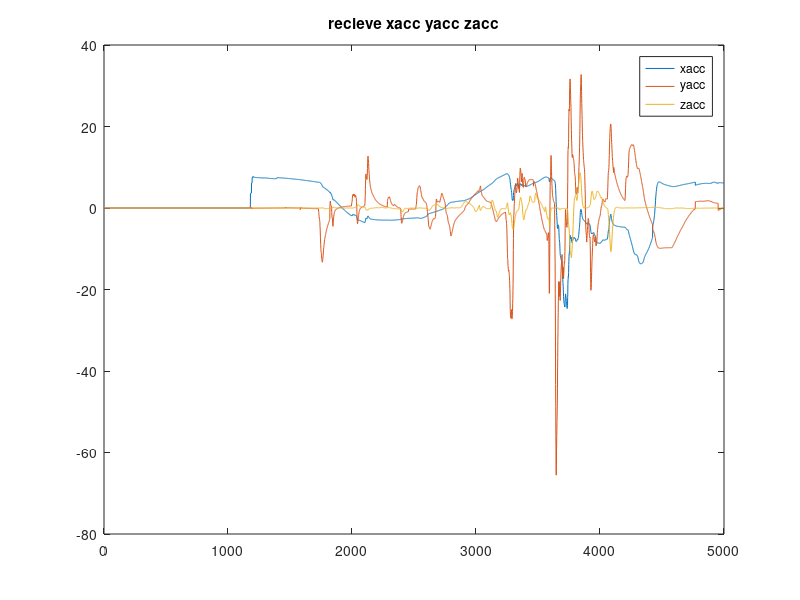
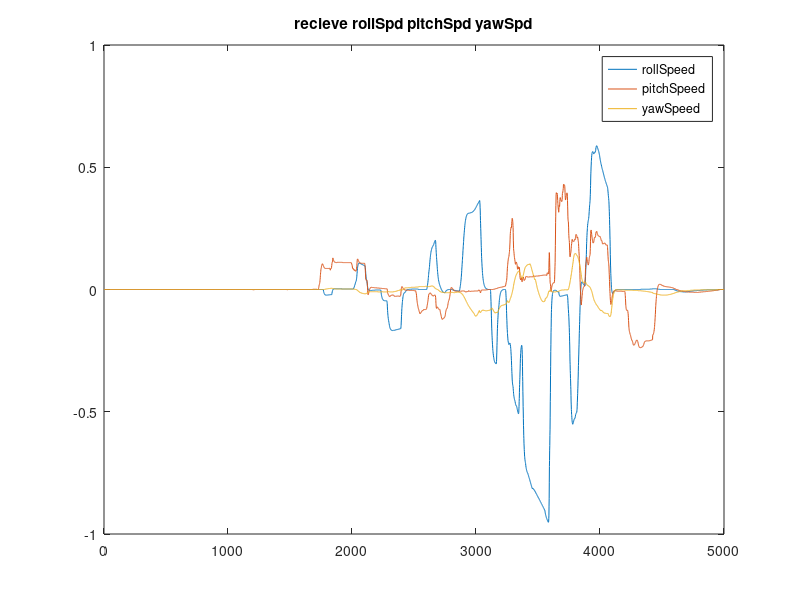
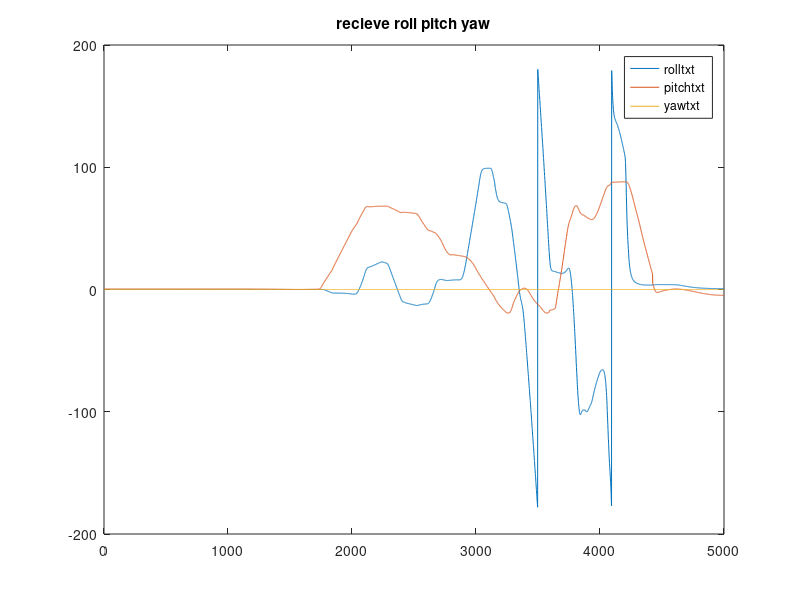
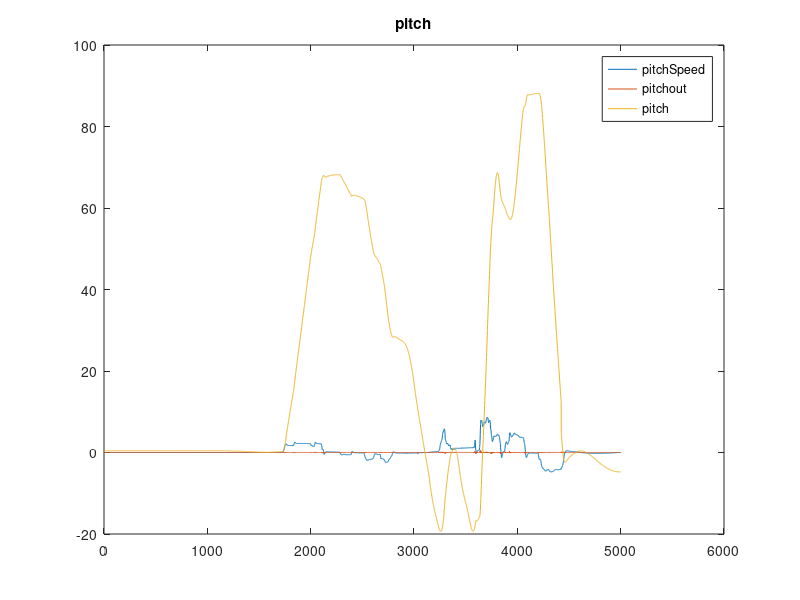

Write MATLAB code to recreate these figures, in order.
function washoutfilter
close all;
clc;
global dT fs count  hpfAccWn lpfAccWn hpfAngleSpdWn inputs outputs
global IS_USE_TRANS_MATRIX IS_ADD_COOR_TURN_GAIN
global roll_scale pitch_scale yaw_scale x_scale y_scale z_scale
dT = 0.047;
fs = 1 / dT;
count = 5000;
IS_USE_TRANS_MATRIX = 1;
IS_ADD_COOR_TURN_GAIN = 0;
hpfAccWn = 1.0;
lpfAccWn = 0.5;
hpfAngleSpdWn = 0.5;
inputs = zeros(12, 3);
outputs = zeros(12, 3);
roll = zeros(count, 1);    % deg
pitch = zeros(count, 1);   % deg
yaw = zeros(count, 1);     % deg
x = zeros(count, 1);       % deg
y = zeros(count, 1);       % deg
z = zeros(count, 1);       % deg
roll_scale = 4.0;
pitch_scale = 4.0;
yaw_scale = 2.0;
x_scale = 2.0;
y_scale = 2.0; 
z_scale = 2.0;
[xacc, yacc, zacc, rollSpeed, pitchSpeed, yawSpeed, rolltxt, pitchtxt, yawtxt] = readtxt();
plotAllRecieveData(xacc, yacc, zacc, rollSpeed, pitchSpeed, yawSpeed, rolltxt, pitchtxt, yawtxt);

global accHighPassFilters_nums accHighPassFilters_dens accIntZtrans_nums accIntZtrans_dens
global accLowPassFilter_nums accLowPassFilter_dens angleHpfAndInt_nums angleHpfAndInt_dens
[accHighPassFilters_nums, accHighPassFilters_dens] = build_accHighPassFilters();
[accIntZtrans_nums, accIntZtrans_dens] = build_accIntZtrans();
[accLowPassFilter_nums, accLowPassFilter_dens] = build_accLowPassFilter();
[angleHpfAndInt_nums, angleHpfAndInt_dens] = build_angleHpfAndInt();

for i = 1 : count
    i
    [x(i + 1), y(i + 1), z(i + 1), roll(i + 1), pitch(i + 1), yaw(i + 1)] = ...
        washoutfilterdo(x(i), y(i), z(i), roll(i), pitch(i), yaw(i), ...
        yacc(i), xacc(i), zacc(i), rollSpeed(i), pitchSpeed(i), rollSpeed(i));
end

figure;
plot(pitchSpeed(1:count) * 20);
hold on;
plot(pitch * pitch_scale);
hold on;
plot(pitchtxt(1:count));
title('pitch')
legend('pitchSpeed','pitchout', 'pitch')

figure;
plot(rollSpeed(1:count) * 20);
hold on;
plot(roll * roll_scale);
hold on;
plot(rolltxt(1:count));
title('roll')
legend('rollSpeed','rollout', 'roll')


function [x_r, y_r, z_r, roll_r, pitch_r, yaw_r] = washoutfilterdo(x, y, z, roll, pitch, yaw, xacc, yacc, zacc, rollSpeed, pitchSpeed, yawSpeed)
global IS_USE_TRANS_MATRIX IS_ADD_COOR_TURN_GAIN
global accHighPassFilters_nums accHighPassFilters_dens accIntZtrans_nums accIntZtrans_dens
global accLowPassFilter_nums accLowPassFilter_dens angleHpfAndInt_nums angleHpfAndInt_dens
acc_scale = 0.01;
angleSpd_scale = 10.0;
coor_turn_gain = 0.1;
rollrad = deg2rad(roll);
pitchrad = deg2rad(pitch);
yawrad = deg2rad(yaw);
TsMatrix = buildTsMatrix(rollrad, pitchrad, yawrad);
LsMatrix = buildLsMatrix(rollrad, pitchrad, yawrad);
fAA = [xacc * acc_scale; yacc * acc_scale; zacc * acc_scale];
wAA = [rollSpeed * angleSpd_scale; pitchSpeed * angleSpd_scale; yawSpeed * angleSpd_scale];
poses = [0; 0; 0];
f2 = [0; 0; 0];
flow = [0; 0; 0];
beta2 = [0; 0; 0];
betahigh = [0; 0; 0];
betalow = [0; 0; 0];
ahigh = [0; 0; 0];
betaS = [0; 0; 0];
if IS_USE_TRANS_MATRIX == 1
    %MatrixMultiplyVector(LsMatrix, fAA, f2);  
    f2 = LsMatrix * fAA;
	%MatrixMultiplyVector(TsMatrix, wAA, beta2);
    beta2 = TsMatrix * wAA;
else
    f2 = fAA;
    beta2 = wAA;
end
a2 = f2;
ACC_NUM = 3;
filtersindex = 1;
for i = 1 : ACC_NUM
    ahigh(i) = filtersdo(a2(i),accHighPassFilters_nums, accHighPassFilters_dens ,filtersindex); filtersindex = filtersindex + 1;
    poses(i) = filtersdo(ahigh(i),accIntZtrans_nums, accIntZtrans_dens ,filtersindex) * 1000.0; filtersindex = filtersindex + 1;
    flow(i) = filtersdo(fAA(i),accLowPassFilter_nums, accLowPassFilter_dens ,filtersindex); filtersindex = filtersindex + 1;
    betalow(i) = rad2deg(flow(i) * coor_turn_gain);
    if IS_ADD_COOR_TURN_GAIN == 1
		betaS(i) = betalow(i) + filtersdo(beta2(i),angleHpfAndInt_nums, angleHpfAndInt_dens, filtersindex); filtersindex = filtersindex + 1;
    else
        betaS(i) = filtersdo(beta2(i), angleHpfAndInt_nums, angleHpfAndInt_dens, filtersindex); filtersindex = filtersindex + 1;
    end
end
x_r = poses(1);
y_r = poses(2);
z_r = poses(3);
roll_r = betaS(1);
pitch_r = betaS(2);
yaw_r = betaS(3);

function [xacc, yacc, zacc, rollSpd, pitchSpd, yawSpd, roll, pitch, yaw] = readtxt()
data = load('illusiondata.txt');
% data = load('errordata.txt');
xacc = data(1:end, 1);
yacc = data(1:end, 2);
zacc = data(1:end, 3);
rollSpd = data(1:end, 4);
yawSpd = data(1:end, 5);
pitchSpd = data(1:end, 6);
roll = data(1:end, 7);
pitch = data(1:end, 8);
yaw = data(1:end, 9);

function TsMatrix = buildTsMatrix(roll, pitch, yaw)

y = yaw;    %psi
a = roll;   %theta
b = pitch;  %phi
TsMatrix = zeros(3, 3);
TsMatrix(1, 1) = 1;
TsMatrix(1, 2) = sin(b) * tan(a);
TsMatrix(1, 3) = cos(b) * tan(a);

TsMatrix(2, 1) = 0;
TsMatrix(2, 2) = cos(b);
TsMatrix(2, 3) = -sin(b);

TsMatrix(3, 1) = 0;
TsMatrix(3, 2) = sin(b) * 1.0 / cos(a);
TsMatrix(3, 3) = cos(b) * 1.0 / cos(a);

function LsMatrix = buildLsMatrix(roll, pitch, yaw)

y = yaw;    %psi
a = roll;   %theta
b = pitch;  %phi
LsMatrix = zeros(3, 3);
LsMatrix(1, 1) = cos(a) * cos(y);
LsMatrix(1, 2) = sin(b) * cos(a) * cos(y) - cos(b) * sin(y);
LsMatrix(1, 3) = cos(b) * sin(a) * cos(y) + sin(b) * sin(y);

LsMatrix(2, 1) = cos(a) * sin(y);	
LsMatrix(2, 2) = sin(b) * sin(a) * sin(y) + cos(b) * cos(y);
LsMatrix(2, 3) = cos(b) * sin(a) * sin(y) - sin(b) * cos(y);

LsMatrix(3, 1) = -sin(a);
LsMatrix(3, 2) = sin(b) * cos(a);
LsMatrix(3, 3) = cos(b) * cos(a);

function [numsd, densd] = build_accHighPassFilters()
global fs hpfAccWn
nums = zeros(1, 3);
dens = zeros(1, 3);
nums(1) = 1; nums(2) = 0; nums(3) = 0;
dens(1) = 1; dens(2) = 2 * 1 * hpfAccWn; dens(3) = hpfAccWn * hpfAccWn;
[numsd, densd] = bilinear(nums, dens, fs);

function [numsd, densd] = build_accIntZtrans()
global fs hpfAccWn
nums = zeros(1, 3);
dens = zeros(1, 3);
nums(1) = 0; nums(2) = 0; nums(3) = 1;
dens(1) = 1; dens(2) = hpfAccWn; dens(3) = 0;
[numsd, densd] = bilinear(nums, dens, fs);

function [numsd, densd] = build_accLowPassFilter()
global fs lpfAccWn
nums = zeros(1, 3);
dens = zeros(1, 3);
nums(1) = 0; nums(2) = 0; nums(3) = lpfAccWn * lpfAccWn;
dens(1) = 1; dens(2) = 2 * 1 * lpfAccWn; dens(3) = lpfAccWn * lpfAccWn;
[numsd, densd] = bilinear(nums, dens, fs);

function [numsd, densd] = build_angleHpfAndInt();
global fs hpfAngleSpdWn
nums = zeros(1, 3);
dens = zeros(1, 3);
nums(1) = 0; nums(2) = 1; nums(3) = 0;
dens(1) = 1; dens(2) = 2 * 1 * hpfAngleSpdWn; dens(3) = hpfAngleSpdWn * hpfAngleSpdWn;
[numsd, densd] = bilinear(nums, dens, fs);

function out = filtersdo(now, inner_nums, inner_dens, filtersindex)
global inputs outputs
out = 0;

input = inputs(filtersindex, 1:end);
output = outputs(filtersindex, 1:end);

input = circshift(input',1)';
input(1) = now;
inputs(filtersindex, 1:end) = input;

for i = 1:2
    out = out - inner_dens(i + 1) * output(i);
end
for i = 1:3
    out = out + inner_nums(i) * input(i);
end

output = circshift(output',1)';
output(1) = out;
outputs(filtersindex, 1:end) = output;

function plotAllRecieveData(xacc, yacc, zacc, rollSpeed, pitchSpeed, yawSpeed, rolltxt, pitchtxt, yawtxt)
global count
figure;
plot(xacc(1:count));
hold on;
plot(yacc(1:count));
hold on;
plot(zacc(1:count));
hold on;
%plot(pitchtxt(1:count));
title('recieve xacc yacc zacc');
legend('xacc','yacc','zacc', 'pitchtxt');

figure;
plot(rollSpeed(1:count));
hold on;
plot(pitchSpeed(1:count));
hold on;
plot(yawSpeed(1:count));
hold on;
%plot(pitchtxt(1:count));
title('recieve rollSpd pitchSpd yawSpd');
legend('rollSpeed','pitchSpeed','yawSpeed', 'pitchtxt')

figure;
plot(rolltxt(1:count));
hold on;
plot(pitchtxt(1:count));
hold on;
plot(yawtxt(1:count));
title('recieve roll pitch yaw');
legend('rolltxt','pitchtxt','yawtxt');



